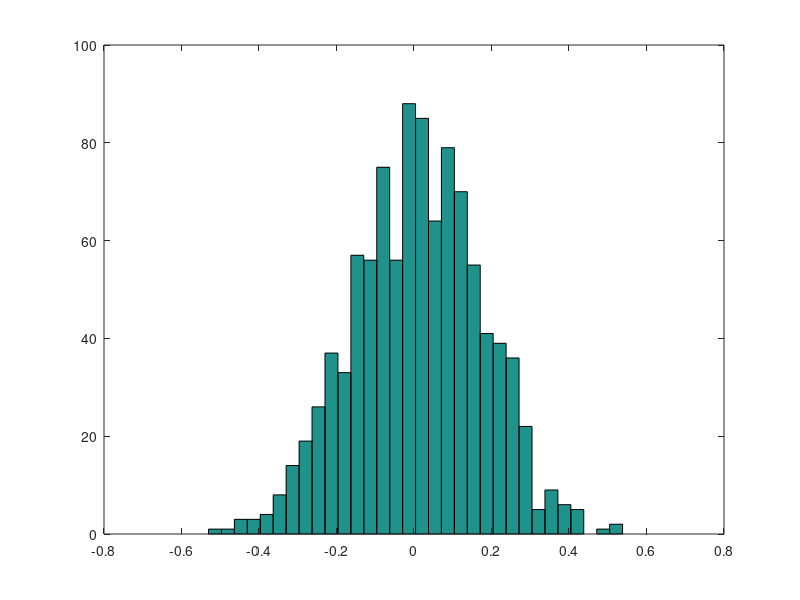

This chart was generated by the following MATLAB code: (Note: this script raises an error after producing the figure.)
% Exercise 5.3
% datdir = 'c:\MyFiles\Teach\DataAnalysis\Data\';
% dat1txt = 'rainThes59_97';
% dat2txt = 'tempThes59_97';
L = 1000;
binsL = round(sqrt(L));
alpha = 0.05;
ploteach = 1;

x2M = importdata('temperature_Thessaloniki.dat');
x1M = importdata('raining_Thessaloniki.dat');

[n,m]=size(x1M);

lowlim = round((alpha/2)*L);
upplim = round((1-alpha/2)*L);
tcrit = tinv(1-alpha/2,n-2);
for i=1:m
    xM = [x1M(:,i) x2M(:,i)];
    tmpM=corrcoef(xM);
    r = tmpM(1,2);
    rV = NaN*ones(L,1);
    for j=1:L
        zM = [xM(:,1) xM(randperm(n),2)];
        tmpM=corrcoef(zM);
        rV(j) = tmpM(1,2);
    end
    t = r*sqrt((n-2)/(1-r^2));
    tV = rV.*sqrt((n-2)./(1-rV.^2));
    otV=sort(tV);
    tl = otV(lowlim); 
    tu = otV(upplim);
    fprintf('--- Month %d \n',i);
    if abs(t)>tcrit
        fprintf(' parametric test (alpha=0.05): abs(t-statistic)=%2.3f > %1.3f -> reject H0 \n',abs(t),tcrit);
    else
        fprintf(' parametric test (alpha=0.05): abs(t-statistic)=%2.3f < %1.3f -> no reject H0 \n',abs(t),tcrit);
    end
    if t<tl | t>tu
        fprintf(' randomization test (alpha): t-statistic=%2.3f not in [%1.3f,%1.3f] -> reject H0 \n',t,tl,tu);
    else
        fprintf(' randomization test (alpha): t-statistic=%2.3f in [%1.3f,%1.3f] -> no reject H0 \n',t,tl,tu);
    end    
    if ploteach
        figure(1)
        clf
        hist(rV,binsL)
        hold on
        plot(r*[1 1],[ax(3) ax(4)],'r')
        plot([0 0],[ax(3) ax(4)],'y')
        xlabel('r')
        ylabel('counts')
        title(sprintf('n=%d L=%d r-randomized-histogram for month %d',n,L,i))
        pause;
    end
end
